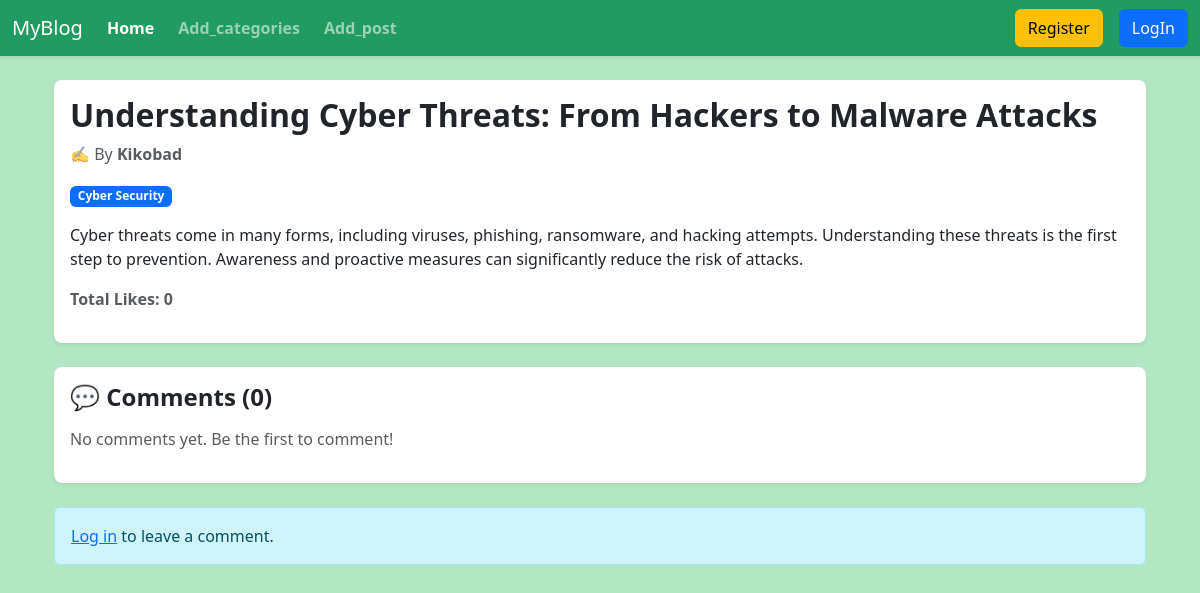
The app's page /posts/detail/12/ with its own data.
### posts/models.py (models this page shows, shortened)
class Post(models.Model):
    title=models.CharField()
    content=models.TextField()
    category=models.ManyToManyField(Categories)
    author=models.ForeignKey(User, on_delete=models.CASCADE)
    likes = models.ManyToManyField(User, related_name='liked_posts', blank=True)

### categories/models.py (models this page shows, shortened)
class Categories(models.Model):
    name=models.CharField()
    slug=models.SlugField(unique=True, null=True, blank=True)

### posts/views.py (the view)
# urls.py: path('detail/<int:id>/',views.post_detail,name='post_detail'),
def post_detail(request, id):
    try:
        post = models.Post.objects.get(pk=id)
    except models.Post.DoesNotExist:
        messages.error(request, "Post not found.")
        return redirect('home')
    comments = post.comments.all().order_by('-created_at')
    if request.method == 'POST':
        if not request.user.is_authenticated:
            messages.error(request, "You must be logged in to comment.")
            return redirect('login')
        comment_form = forms.CommentForm(data=request.POST)
        if comment_form.is_valid():
            comment = comment_form.save(commit=False)
            comment.post = post
            comment.author = request.user
            comment.save()
            messages.success(request, "Comment added successfully.")
            return redirect('post_detail', id=post.id)
    else:
        comment_form = forms.CommentForm()
    return render(request, 'post_detail.html', {
        'post': post,
        'comments': comments,
        'comment_form': comment_form
    })

### posts/templates/post_detail.html (shortened to what this page needs)
{% extends 'base.html' %}
{% load crispy_forms_tags %}
{% block content %}
<div class="container mt-4">
  <div class="card shadow-sm border-0 rounded-3 mb-4">
    <div class="card-body">
      <h2 class="card-title fw-bold">{{ post.title }}</h2>
      <p class="text-muted">
        ✍ By <strong>{{ post.author.username }}</strong>
      </p>
      <div class="mb-3">
        {% for cat in post.category.all %}
          <span class="badge bg-primary me-1">{{ cat.name }}</span>
        {% endfor %}
      </div>
      <p class="card-text">{{ post.content }}</p>
      <div class="d-flex align-items-center gap-2 mt-3 mb-3">
        <span class="text-muted fw-bold">Total Likes: {{ post.likes.count }}</span>
      </div>
    </div>
  </div>
  <div class="card shadow-sm border-0 rounded-3 mb-4">
    <div class="card-body">
      <h4 class="fw-bold mb-3">💬 Comments ({{ comments|length }})</h4>
      {% for comment in comments %}
      <div class="border-bottom pb-3 mb-3">
        <div class="d-flex justify-content-between align-items-start">
          <div>
            <strong>{{ comment.author.username }}</strong>
            <small class="text-muted ms-2">{{ comment.created_at|timesince }} ago</small>
          </div>
          {% if user.is_authenticated %}
            {% if comment.author == user or user.profile.role == 'moderator' or user.profile.role == 'super_admin' %}
              <a href="{% url 'delete_comment' comment.id %}" class="btn btn-outline-danger btn-sm"
                 onclick="return confirm('Delete this comment?');">
                🗑️
              </a>
            {% endif %}
          {% endif %}
        </div>
        <p class="mt-2 mb-0">{{ comment.body }}</p>
      </div>
      {% empty %}
        <p class="text-muted">No comments yet. Be the first to comment!</p>
      {% endfor %}
    </div>
  </div>
  {% if user.is_authenticated %}
  <div class="card shadow-sm border-0 rounded-3 mb-4">
    <div class="card-body">
      <h5 class="fw-bold mb-3">✍ Add a Comment</h5>
      <form method="POST">
        {% csrf_token %}
        {{ comment_form|crispy }}
        <button type="submit" class="btn btn-success mt-2">Post Comment</button>
      </form>
    </div>
  </div>
  {% else %}
    <div class="alert alert-info">
      <a href="{% url 'login' %}">Log in</a> to leave a comment.
    </div>
  {% endif %}
</div>
{% endblock %}

### records on screen
Post: title "Understanding Cyber Threats: From Hackers to Malware Attacks", author.username "Kikobad", content "Cyber threats come in many forms, including viruses, phishing, ransomware, and hacking attempts. Understanding these threats is the first step to prevention. Awareness and proactive measures can significantly reduce the risk of attacks.", likes.count "0"
Categories: name "Cyber Security"

### other values on screen
{{ comments|length }} "0"
